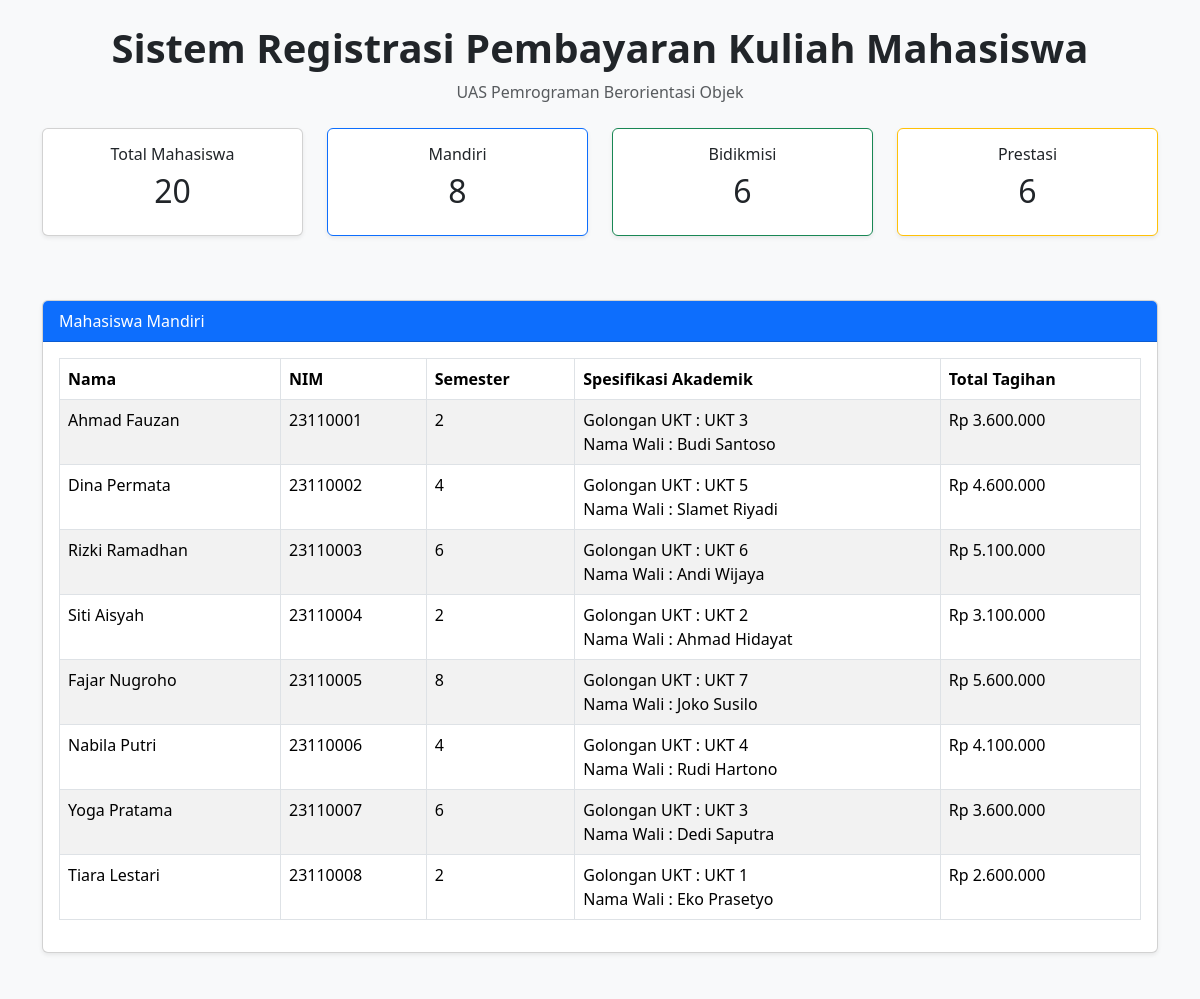
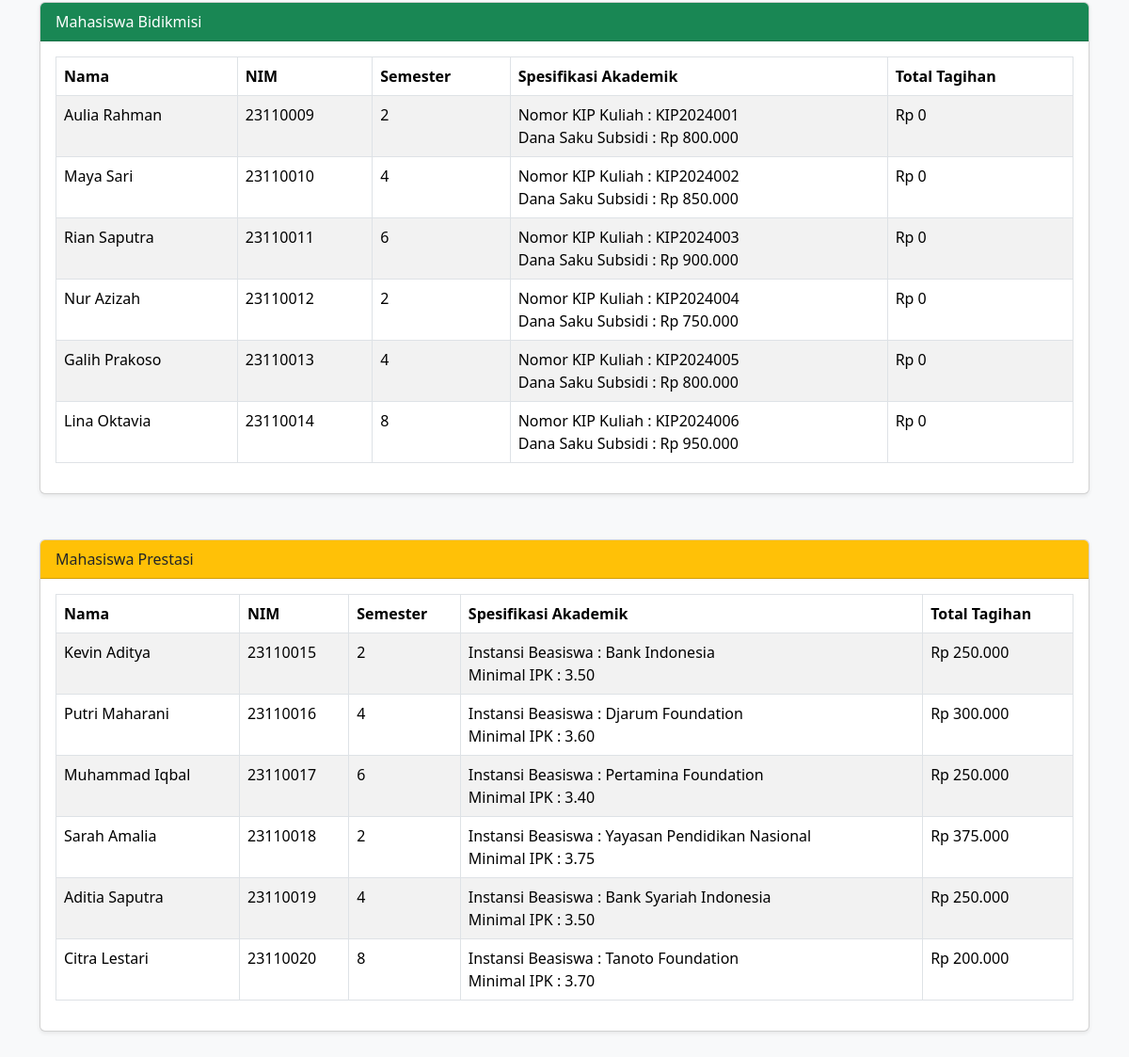
The page / on the database its author committed (2 pictures, top to bottom).
### tables this page shows
CREATE TABLE `tabel_mahasiswa` (
  `id_mahasiswa` int NOT NULL,
  `nama_mahasiswa` varchar(100) NOT NULL,
  `nim` varchar(20) NOT NULL,
  `semester` int NOT NULL,
  `tarif_ukt_nominal` decimal(12,2) NOT NULL,
  `jenis_pembayaran` enum('Mandiri','Bidikmisi','Prestasi') NOT NULL,
  `golongan_ukt` varchar(10) DEFAULT NULL,
  `nama_wali` varchar(100) DEFAULT NULL,
  `nomor_kip_kuliah` varchar(30) DEFAULT NULL,
  `dana_saku_subsidi` decimal(12,2) DEFAULT NULL,
  `nama_instansi_beasiswa` varchar(100) DEFAULT NULL,
  `minimal_ipk_syarat` decimal(3,2) DEFAULT NULL
);

### Mahasiswa.php (called while the page is built, shortened)
<?php
abstract class Mahasiswa
{
    public function __construct(
        $id_mahasiswa,
        $nama_mahasiswa,
        $nim,
        $semester,
        $tarifUktNominal
    ) {
        $this->tarifUktNominal = $tarifUktNominal;
    }
}
?>

### index.php (the view, shortened to what this page needs)
<?php
require_once 'koneksi.php';
require_once 'Mahasiswa.php';
require_once 'MahasiswaMandiri.php';
require_once 'MahasiswaBidikmisi.php';
require_once 'MahasiswaPrestasi.php';
$queryMandiri = mysqli_query(
    $conn,
    "SELECT * FROM tabel_mahasiswa WHERE jenis_pembayaran='Mandiri'"
);
$queryBidikmisi = mysqli_query(
    $conn,
    "SELECT * FROM tabel_mahasiswa WHERE jenis_pembayaran='Bidikmisi'"
);
$queryPrestasi = mysqli_query(
    $conn,
    "SELECT * FROM tabel_mahasiswa WHERE jenis_pembayaran='Prestasi'"
);
$totalMahasiswa = mysqli_num_rows(
    mysqli_query($conn, "SELECT * FROM tabel_mahasiswa")
);
$totalMandiri = mysqli_num_rows($queryMandiri);
$totalBidikmisi = mysqli_num_rows($queryBidikmisi);
$totalPrestasi = mysqli_num_rows($queryPrestasi);
mysqli_data_seek($queryMandiri, 0);
mysqli_data_seek($queryBidikmisi, 0);
mysqli_data_seek($queryPrestasi, 0);
?>
<!DOCTYPE html>
<html lang="id">
<head>
<link href="https://cdn.jsdelivr.net/npm/bootstrap@5.3.7/dist/css/bootstrap.min.css" rel="stylesheet">
</head>
<body class="bg-light">
<div class="container py-4">
    <div class="text-center mb-4">
        <h1 class="fw-bold">
            Sistem Registrasi Pembayaran Kuliah Mahasiswa
        </h1>
        <p class="text-muted">
            UAS Pemrograman Berorientasi Objek
        </p>
    </div>
    <div class="row mb-5">
        <div class="col-md-3 mb-3">
            <div class="card shadow-sm">
                <div class="card-body text-center">
                    <h6>Total Mahasiswa</h6>
                    <h2><?= $totalMahasiswa ?></h2>
                </div>
            </div>
        </div>
        <div class="col-md-3 mb-3">
            <div class="card border-primary shadow-sm">
                <div class="card-body text-center">
                    <h6>Mandiri</h6>
                    <h2><?= $totalMandiri ?></h2>
                </div>
            </div>
        </div>
        <div class="col-md-3 mb-3">
            <div class="card border-success shadow-sm">
                <div class="card-body text-center">
                    <h6>Bidikmisi</h6>
                    <h2><?= $totalBidikmisi ?></h2>
                </div>
            </div>
        </div>
        <div class="col-md-3 mb-3">
            <div class="card border-warning shadow-sm">
                <div class="card-body text-center">
                    <h6>Prestasi</h6>
                    <h2><?= $totalPrestasi ?></h2>
                </div>
            </div>
        </div>
    </div>
    <div class="card shadow-sm mb-5">
        <div class="card-header bg-primary text-white">
            Mahasiswa Mandiri
        </div>
        <div class="card-body table-responsive">
            <table class="table table-bordered table-striped">
                <thead>
                    <tr>
                        <th>Nama</th>
                        <th>NIM</th>
                        <th>Semester</th>
                        <th>Spesifikasi Akademik</th>
                        <th>Total Tagihan</th>
                    </tr>
                </thead>
                <tbody>
                <?php while($row = mysqli_fetch_assoc($queryMandiri)) : ?>
                    <?php
                    $mhs = new MahasiswaMandiri(
                        $row['id_mahasiswa'],
                        $row['nama_mahasiswa'],
                        $row['nim'],
                        $row['semester'],
                        $row['tarif_ukt_nominal'],
                        $row['golongan_ukt'],
                        $row['nama_wali']
                    );
                    ?>
                    <tr>
                        <td><?= $row['nama_mahasiswa'] ?></td>
                        <td><?= $row['nim'] ?></td>
                        <td><?= $row['semester'] ?></td>
                        <td><?= $mhs->tampilkanSpesifikasiAkademik() ?></td>
                        <td>
                            Rp <?= number_format($mhs->hitungTagihanSemester(),0,',','.') ?>
                        </td>
                    </tr>
                <?php endwhile; ?>
                </tbody>
            </table>
        </div>
    </div>
    <div class="card shadow-sm mb-5">
        <div class="card-header bg-success text-white">
            Mahasiswa Bidikmisi
        </div>
        <div class="card-body table-responsive">
            <table class="table table-bordered table-striped">
                <thead>
                    <tr>
                        <th>Nama</th>
                        <th>NIM</th>
                        <th>Semester</th>
                        <th>Spesifikasi Akademik</th>
                        <th>Total Tagihan</th>
                    </tr>
                </thead>
                <tbody>
                <?php while($row = mysqli_fetch_assoc($queryBidikmisi)) : ?>
                    <?php
                    $mhs = new MahasiswaBidikmisi(
                        $row['id_mahasiswa'],
                        $row['nama_mahasiswa'],
                        $row['nim'],
                        $row['semester'],
                        $row['tarif_ukt_nominal'],
                        $row['nomor_kip_kuliah'],
                        $row['dana_saku_subsidi']
                    );
                    ?>
                    <tr>
                        <td><?= $row['nama_mahasiswa'] ?></td>
                        <td><?= $row['nim'] ?></td>
                        <td><?= $row['semester'] ?></td>
                        <td><?= $mhs->tampilkanSpesifikasiAkademik() ?></td>
                        <td>
                            Rp <?= number_format($mhs->hitungTagihanSemester(),0,',','.') ?>
                        </td>
                    </tr>
                <?php endwhile; ?>
                </tbody>
            </table>
        </div>
    </div>
    <div class="card shadow-sm mb-5">
        <div class="card-header bg-warning">
            Mahasiswa Prestasi
        </div>
        <div class="card-body table-responsive">
            <table class="table table-bordered table-striped">
                <thead>
                    <tr>
                        <th>Nama</th>
                        <th>NIM</th>
                        <th>Semester</th>
                        <th>Spesifikasi Akademik</th>
                        <th>Total Tagihan</th>
                    </tr>
                </thead>
                <tbody>
                <?php while($row = mysqli_fetch_assoc($queryPrestasi)) : ?>
                    <?php
                    $mhs = new MahasiswaPrestasi(
                        $row['id_mahasiswa'],
                        $row['nama_mahasiswa'],
                        $row['nim'],
                        $row['semester'],
                        $row['tarif_ukt_nominal'],
                        $row['nama_instansi_beasiswa'],
                        $row['minimal_ipk_syarat']
                    );
                    ?>
                    <tr>
                        <td><?= $row['nama_mahasiswa'] ?></td>
                        <td><?= $row['nim'] ?></td>
                        <td><?= $row['semester'] ?></td>
                        <td><?= $mhs->tampilkanSpesifikasiAkademik() ?></td>
                        <td>
                            Rp <?= number_format($mhs->hitungTagihanSemester(),0,',','.') ?>
                        </td>
                    </tr>
                <?php endwhile; ?>
                </tbody>
            </table>
        </div>
    </div>
</div>
</body>
</html>

### MahasiswaMandiri.php (shortened to what this page needs)
<?php
require_once 'Mahasiswa.php';
class MahasiswaMandiri extends Mahasiswa
{
    protected $golonganUkt;
    protected $namaWali;
    public function __construct(
        $id_mahasiswa,
        $nama_mahasiswa,
        $nim,
        $semester,
        $tarifUktNominal,
        $golonganUkt,
        $namaWali
    ) {
        $this->golonganUkt = $golonganUkt;
        $this->namaWali = $namaWali;
    }
    public function hitungTagihanSemester()
    {
        return $this->tarifUktNominal + 100000;
    }
    public function tampilkanSpesifikasiAkademik()
    {
        return "
            Golongan UKT : {$this->golonganUkt}<br>
            Nama Wali : {$this->namaWali}
        ";
    }
}

### MahasiswaBidikmisi.php (shortened to what this page needs)
<?php
require_once 'Mahasiswa.php';
class MahasiswaBidikmisi extends Mahasiswa
{
    protected $nomorKipKuliah;
    protected $danaSakuSubsidi;
    public function __construct(
        $id_mahasiswa,
        $nama_mahasiswa,
        $nim,
        $semester,
        $tarifUktNominal,
        $nomorKipKuliah,
        $danaSakuSubsidi
    ) {
        $this->nomorKipKuliah = $nomorKipKuliah;
        $this->danaSakuSubsidi = $danaSakuSubsidi;
    }
    public function hitungTagihanSemester()
    {
        return 0;
    }
    public function tampilkanSpesifikasiAkademik()
    {
        return "
            Nomor KIP Kuliah : {$this->nomorKipKuliah}<br>
            Dana Saku Subsidi : Rp " . number_format($this->danaSakuSubsidi, 0, ',', '.');
    }
}

### MahasiswaPrestasi.php (shortened to what this page needs)
<?php
require_once 'Mahasiswa.php';
class MahasiswaPrestasi extends Mahasiswa
{
    protected $namaInstansiBeasiswa;
    protected $minimalIpkSyarat;
    public function __construct(
        $id_mahasiswa,
        $nama_mahasiswa,
        $nim,
        $semester,
        $tarifUktNominal,
        $namaInstansiBeasiswa,
        $minimalIpkSyarat
    ) {
        $this->namaInstansiBeasiswa = $namaInstansiBeasiswa;
        $this->minimalIpkSyarat = $minimalIpkSyarat;
    }
    public function hitungTagihanSemester()
    {
        return $this->tarifUktNominal * 0.25;
    }
    public function tampilkanSpesifikasiAkademik()
    {
        return "
            Instansi Beasiswa : {$this->namaInstansiBeasiswa}<br>
            Minimal IPK : {$this->minimalIpkSyarat}
        ";
    }
}

### rows shown on the page
tabel_mahasiswa: nama_mahasiswa "Ahmad Fauzan", nim "23110001", semester "2", golongan_ukt "UKT 3", nama_wali "Budi Santoso", tarif_ukt_nominal "3.600.000"
tabel_mahasiswa: nama_mahasiswa "Dina Permata", nim "23110002", semester "4", golongan_ukt "UKT 5", nama_wali "Slamet Riyadi", tarif_ukt_nominal "4.600.000"
tabel_mahasiswa: nama_mahasiswa "Rizki Ramadhan", nim "23110003", semester "6", golongan_ukt "UKT 6", nama_wali "Andi Wijaya", tarif_ukt_nominal "5.100.000"
tabel_mahasiswa: nama_mahasiswa "Siti Aisyah", nim "23110004", semester "2", golongan_ukt "UKT 2", nama_wali "Ahmad Hidayat", tarif_ukt_nominal "3.100.000"
tabel_mahasiswa: nama_mahasiswa "Fajar Nugroho", nim "23110005", semester "8", golongan_ukt "UKT 7", nama_wali "Joko Susilo", tarif_ukt_nominal "5.600.000"
tabel_mahasiswa: nama_mahasiswa "Nabila Putri", nim "23110006", semester "4", golongan_ukt "UKT 4", nama_wali "Rudi Hartono", tarif_ukt_nominal "4.100.000"
tabel_mahasiswa: nama_mahasiswa "Yoga Pratama", nim "23110007", semester "6", golongan_ukt "UKT 3", nama_wali "Dedi Saputra", tarif_ukt_nominal "3.600.000"
tabel_mahasiswa: nama_mahasiswa "Tiara Lestari", nim "23110008", semester "2", golongan_ukt "UKT 1", nama_wali "Eko Prasetyo", tarif_ukt_nominal "2.600.000"
tabel_mahasiswa: nama_mahasiswa "Aulia Rahman", nim "23110009", semester "2", nomor_kip_kuliah "KIP2024001", dana_saku_subsidi "800.000", hitungTagihanSemester "0"
tabel_mahasiswa: nama_mahasiswa "Maya Sari", nim "23110010", semester "4", nomor_kip_kuliah "KIP2024002", dana_saku_subsidi "850.000", hitungTagihanSemester "0"
tabel_mahasiswa: nama_mahasiswa "Rian Saputra", nim "23110011", semester "6", nomor_kip_kuliah "KIP2024003", dana_saku_subsidi "900.000", hitungTagihanSemester "0"
tabel_mahasiswa: nama_mahasiswa "Nur Azizah", nim "23110012", semester "2", nomor_kip_kuliah "KIP2024004", dana_saku_subsidi "750.000", hitungTagihanSemester "0"
tabel_mahasiswa: nama_mahasiswa "Galih Prakoso", nim "23110013", semester "4", nomor_kip_kuliah "KIP2024005", dana_saku_subsidi "800.000", hitungTagihanSemester "0"
tabel_mahasiswa: nama_mahasiswa "Lina Oktavia", nim "23110014", semester "8", nomor_kip_kuliah "KIP2024006", dana_saku_subsidi "950.000", hitungTagihanSemester "0"
tabel_mahasiswa: nama_mahasiswa "Kevin Aditya", nim "23110015", semester "2", nama_instansi_beasiswa "Bank Indonesia", minimal_ipk_syarat "3.50", tarif_ukt_nominal "250.000"
tabel_mahasiswa: nama_mahasiswa "Putri Maharani", nim "23110016", semester "4", nama_instansi_beasiswa "Djarum Foundation", minimal_ipk_syarat "3.60", tarif_ukt_nominal "300.000"
tabel_mahasiswa: nama_mahasiswa "Muhammad Iqbal", nim "23110017", semester "6", nama_instansi_beasiswa "Pertamina Foundation", minimal_ipk_syarat "3.40", tarif_ukt_nominal "250.000"
tabel_mahasiswa: nama_mahasiswa "Sarah Amalia", nim "23110018", semester "2", nama_instansi_beasiswa "Yayasan Pendidikan Nasional", minimal_ipk_syarat "3.75", tarif_ukt_nominal "375.000"
tabel_mahasiswa: nama_mahasiswa "Aditia Saputra", nim "23110019", semester "4", nama_instansi_beasiswa "Bank Syariah Indonesia", minimal_ipk_syarat "3.50", tarif_ukt_nominal "250.000"
tabel_mahasiswa: nama_mahasiswa "Citra Lestari", nim "23110020", semester "8", nama_instansi_beasiswa "Tanoto Foundation", minimal_ipk_syarat "3.70", tarif_ukt_nominal "200.000"

### other values the page prints
$totalMahasiswa "20"
$totalMandiri "8"
$totalBidikmisi "6"
$totalPrestasi "6"
